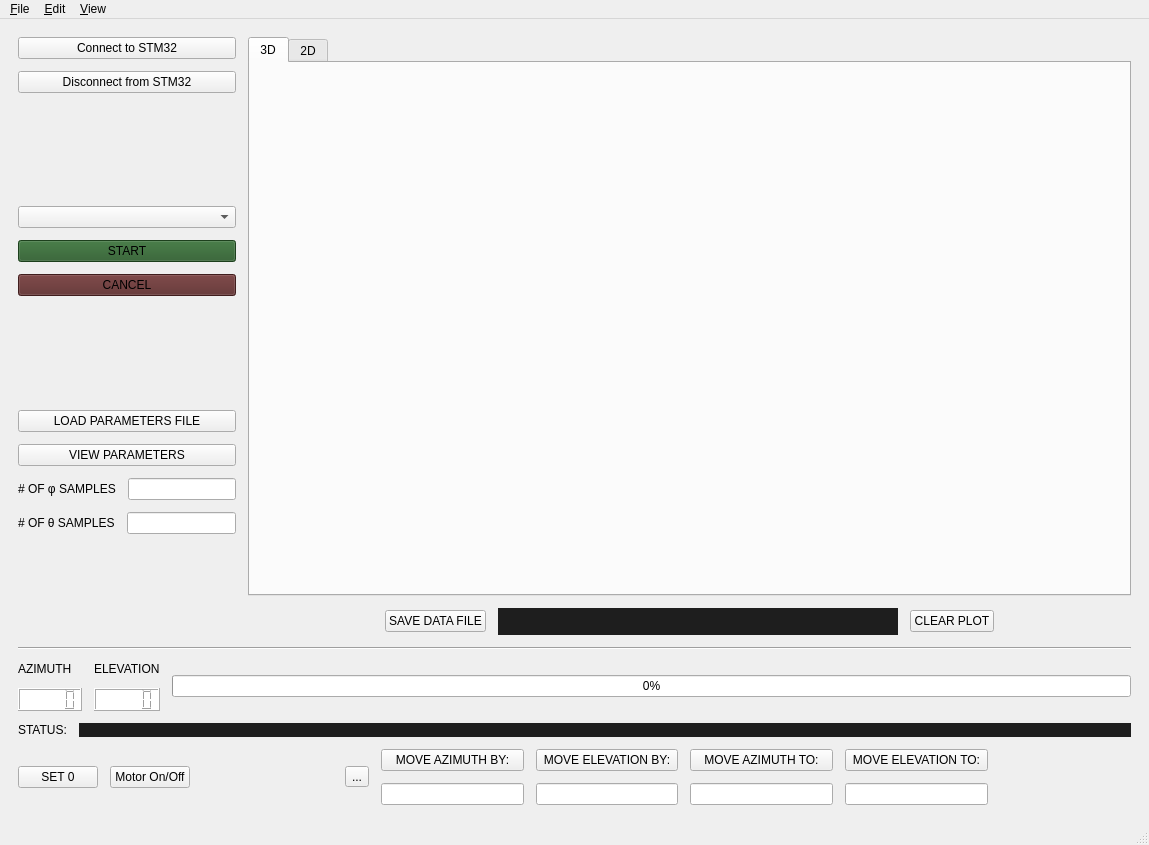
<?xml version="1.0" encoding="UTF-8"?>
<ui version="4.0">
 <class>MainWindow</class>
 <widget class="QMainWindow" name="MainWindow">
  <property name="geometry">
   <rect>
    <x>0</x>
    <y>0</y>
    <width>1149</width>
    <height>845</height>
   </rect>
  </property>
  <property name="windowTitle">
   <string>MainWindow</string>
  </property>
  <widget class="QWidget" name="centralwidget">
   <layout class="QGridLayout" name="gridLayout" columnstretch="0,3">
    <property name="leftMargin">
     <number>18</number>
    </property>
    <property name="topMargin">
     <number>18</number>
    </property>
    <property name="rightMargin">
     <number>18</number>
    </property>
    <property name="bottomMargin">
     <number>18</number>
    </property>
    <property name="spacing">
     <number>12</number>
    </property>
    <item row="1" column="0" colspan="2">
     <widget class="Line" name="line">
      <property name="orientation">
       <enum>Qt::Horizontal</enum>
      </property>
     </widget>
    </item>
    <item row="2" column="0" colspan="2">
     <layout class="QHBoxLayout" name="horizontalLayout_3">
      <item>
       <layout class="QVBoxLayout" name="verticalLayout_3">
        <item>
         <widget class="QLabel" name="azmuithLocationLabel">
          <property name="text">
           <string>AZIMUTH</string>
          </property>
         </widget>
        </item>
        <item>
         <widget class="QLCDNumber" name="azimuthLocation">
          <property name="autoFillBackground">
           <bool>false</bool>
          </property>
          <property name="styleSheet">
           <string notr="true">background-color: #fff;</string>
          </property>
         </widget>
        </item>
       </layout>
      </item>
      <item>
       <layout class="QVBoxLayout" name="verticalLayout_4">
        <item>
         <widget class="QLabel" name="elevationLocationLabel">
          <property name="text">
           <string>ELEVATION</string>
          </property>
         </widget>
        </item>
        <item>
         <widget class="QLCDNumber" name="elevationLocation">
          <property name="styleSheet">
           <string notr="true">background-color: #fff;</string>
          </property>
         </widget>
        </item>
       </layout>
      </item>
      <item>
       <widget class="QProgressBar" name="progress_bar">
        <property name="value">
         <number>0</number>
        </property>
       </widget>
      </item>
     </layout>
    </item>
    <item row="0" column="1">
     <layout class="QVBoxLayout" name="verticalLayout_2">
      <item>
       <widget class="QTabWidget" name="tabWidget">
        <property name="currentIndex">
         <number>0</number>
        </property>
        <widget class="QWidget" name="tab3d">
         <attribute name="title">
          <string>3D</string>
         </attribute>
         <layout class="QVBoxLayout" name="verticalLayout_10">
          <item>
           <widget class="MplWidget3d" name="plot_3d" native="true">
            <property name="sizePolicy">
             <sizepolicy hsizetype="Expanding" vsizetype="Expanding">
              <horstretch>0</horstretch>
              <verstretch>0</verstretch>
             </sizepolicy>
            </property>
            <property name="minimumSize">
             <size>
              <width>548</width>
              <height>400</height>
             </size>
            </property>
           </widget>
          </item>
         </layout>
        </widget>
        <widget class="QWidget" name="tab2d">
         <attribute name="title">
          <string>2D</string>
         </attribute>
         <layout class="QVBoxLayout" name="verticalLayout_11">
          <item>
           <widget class="MplWidget2d" name="plot_2d" native="true"/>
          </item>
         </layout>
        </widget>
       </widget>
      </item>
      <item>
       <layout class="QHBoxLayout" name="horizontalLayout_2">
        <item>
         <spacer name="horizontalSpacer_2">
          <property name="orientation">
           <enum>Qt::Horizontal</enum>
          </property>
          <property name="sizeHint" stdset="0">
           <size>
            <width>13</width>
            <height>27</height>
           </size>
          </property>
         </spacer>
        </item>
        <item>
         <widget class="QPushButton" name="saveFileButton">
          <property name="cursor">
           <cursorShape>PointingHandCursor</cursorShape>
          </property>
          <property name="text">
           <string>SAVE DATA FILE</string>
          </property>
         </widget>
        </item>
        <item>
         <layout class="QVBoxLayout" name="verticalLayout"/>
        </item>
        <item>
         <widget class="QLabel" name="filePathLabel">
          <property name="minimumSize">
           <size>
            <width>400</width>
            <height>0</height>
           </size>
          </property>
          <property name="styleSheet">
           <string notr="true">background-color: rgb(30, 30, 30);</string>
          </property>
          <property name="text">
           <string/>
          </property>
         </widget>
        </item>
        <item>
         <widget class="QPushButton" name="clear_plot_b">
          <property name="cursor">
           <cursorShape>PointingHandCursor</cursorShape>
          </property>
          <property name="text">
           <string>CLEAR PLOT</string>
          </property>
         </widget>
        </item>
        <item>
         <spacer name="horizontalSpacer_3">
          <property name="orientation">
           <enum>Qt::Horizontal</enum>
          </property>
          <property name="sizeHint" stdset="0">
           <size>
            <width>13</width>
            <height>27</height>
           </size>
          </property>
         </spacer>
        </item>
       </layout>
      </item>
     </layout>
    </item>
    <item row="4" column="0" colspan="2">
     <layout class="QHBoxLayout" name="horizontalLayout">
      <item>
       <widget class="QPushButton" name="calibrateButton">
        <property name="cursor">
         <cursorShape>PointingHandCursor</cursorShape>
        </property>
        <property name="text">
         <string>SET 0</string>
        </property>
        <property name="default">
         <bool>false</bool>
        </property>
       </widget>
      </item>
      <item>
       <widget class="QPushButton" name="lockUnlockButton">
        <property name="cursor">
         <cursorShape>PointingHandCursor</cursorShape>
        </property>
        <property name="text">
         <string>Motor On/Off</string>
        </property>
       </widget>
      </item>
      <item>
       <spacer name="horizontalSpacer">
        <property name="orientation">
         <enum>Qt::Horizontal</enum>
        </property>
        <property name="sizeHint" stdset="0">
         <size>
          <width>40</width>
          <height>20</height>
         </size>
        </property>
       </spacer>
      </item>
      <item>
       <widget class="QToolButton" name="move_with_arrows_button">
        <property name="toolTip">
         <string>&lt;html&gt;&lt;head/&gt;&lt;body&gt;&lt;p&gt;Use keys to move the motors&lt;/p&gt;&lt;/body&gt;&lt;/html&gt;</string>
        </property>
        <property name="text">
         <string>...</string>
        </property>
        <property name="icon">
         <iconset theme="input-keyboard">
          <normaloff>../../../../.designer/backup</normaloff>../../../../.designer/backup</iconset>
        </property>
        <property name="iconSize">
         <size>
          <width>32</width>
          <height>32</height>
         </size>
        </property>
       </widget>
      </item>
      <item>
       <layout class="QVBoxLayout" name="verticalLayout_6">
        <item>
         <widget class="QPushButton" name="moveAzimuthByButton">
          <property name="cursor">
           <cursorShape>PointingHandCursor</cursorShape>
          </property>
          <property name="text">
           <string>MOVE AZIMUTH BY:</string>
          </property>
         </widget>
        </item>
        <item>
         <widget class="QLineEdit" name="moveAzimuthByValue">
          <property name="text">
           <string/>
          </property>
         </widget>
        </item>
       </layout>
      </item>
      <item>
       <layout class="QVBoxLayout" name="verticalLayout_5">
        <item>
         <widget class="QPushButton" name="moveElevationByButton">
          <property name="cursor">
           <cursorShape>PointingHandCursor</cursorShape>
          </property>
          <property name="text">
           <string>MOVE ELEVATION BY:</string>
          </property>
         </widget>
        </item>
        <item>
         <widget class="QLineEdit" name="moveElevationByValue">
          <property name="text">
           <string/>
          </property>
         </widget>
        </item>
       </layout>
      </item>
      <item>
       <layout class="QVBoxLayout" name="verticalLayout_8">
        <item>
         <widget class="QPushButton" name="moveAzimuthToButton">
          <property name="cursor">
           <cursorShape>PointingHandCursor</cursorShape>
          </property>
          <property name="text">
           <string>MOVE AZIMUTH TO:</string>
          </property>
         </widget>
        </item>
        <item>
         <widget class="QLineEdit" name="moveAzimuthToValue">
          <property name="text">
           <string/>
          </property>
         </widget>
        </item>
       </layout>
      </item>
      <item>
       <layout class="QVBoxLayout" name="verticalLayout_7">
        <item>
         <widget class="QPushButton" name="moveElevationToButton">
          <property name="cursor">
           <cursorShape>PointingHandCursor</cursorShape>
          </property>
          <property name="text">
           <string>MOVE ELEVATION TO:</string>
          </property>
         </widget>
        </item>
        <item>
         <widget class="QLineEdit" name="moveElevationToValue">
          <property name="text">
           <string/>
          </property>
         </widget>
        </item>
       </layout>
      </item>
      <item>
       <spacer name="horizontalSpacer_4">
        <property name="orientation">
         <enum>Qt::Horizontal</enum>
        </property>
        <property name="sizeHint" stdset="0">
         <size>
          <width>40</width>
          <height>20</height>
         </size>
        </property>
       </spacer>
      </item>
     </layout>
    </item>
    <item row="0" column="0">
     <layout class="QVBoxLayout" name="verticalLayout_9">
      <item>
       <widget class="QPushButton" name="connect_to_stm32_button">
        <property name="text">
         <string>Connect to STM32</string>
        </property>
       </widget>
      </item>
      <item>
       <widget class="QPushButton" name="disconnect_from_stm32_button">
        <property name="text">
         <string>Disconnect from STM32</string>
        </property>
       </widget>
      </item>
      <item>
       <spacer name="verticalSpacer_2">
        <property name="orientation">
         <enum>Qt::Vertical</enum>
        </property>
        <property name="sizeHint" stdset="0">
         <size>
          <width>20</width>
          <height>40</height>
         </size>
        </property>
       </spacer>
      </item>
      <item>
       <widget class="QComboBox" name="select_scan">
        <property name="sizePolicy">
         <sizepolicy hsizetype="Preferred" vsizetype="Fixed">
          <horstretch>0</horstretch>
          <verstretch>0</verstretch>
         </sizepolicy>
        </property>
        <property name="cursor">
         <cursorShape>PointingHandCursor</cursorShape>
        </property>
       </widget>
      </item>
      <item>
       <widget class="QPushButton" name="start_button">
        <property name="cursor">
         <cursorShape>PointingHandCursor</cursorShape>
        </property>
        <property name="styleSheet">
         <string notr="true">background-color: rgb(40, 90, 40);</string>
        </property>
        <property name="text">
         <string>START</string>
        </property>
       </widget>
      </item>
      <item>
       <widget class="QPushButton" name="cancel_button">
        <property name="styleSheet">
         <string notr="true">background-color: rgb(90, 40, 40);</string>
        </property>
        <property name="text">
         <string>CANCEL</string>
        </property>
       </widget>
      </item>
      <item>
       <spacer name="verticalSpacer_3">
        <property name="orientation">
         <enum>Qt::Vertical</enum>
        </property>
        <property name="sizeHint" stdset="0">
         <size>
          <width>20</width>
          <height>40</height>
         </size>
        </property>
       </spacer>
      </item>
      <item>
       <widget class="QPushButton" name="load_params_b">
        <property name="cursor">
         <cursorShape>PointingHandCursor</cursorShape>
        </property>
        <property name="toolTip">
         <string>Coming Soon...</string>
        </property>
        <property name="text">
         <string>LOAD PARAMETERS FILE</string>
        </property>
       </widget>
      </item>
      <item>
       <widget class="QPushButton" name="view_params_b">
        <property name="text">
         <string>VIEW PARAMETERS</string>
        </property>
       </widget>
      </item>
      <item>
       <layout class="QHBoxLayout" name="horizontalLayout_4">
        <item>
         <widget class="QLabel" name="mastStepsLabel">
          <property name="sizePolicy">
           <sizepolicy hsizetype="Fixed" vsizetype="Fixed">
            <horstretch>0</horstretch>
            <verstretch>0</verstretch>
           </sizepolicy>
          </property>
          <property name="text">
           <string># OF φ SAMPLES</string>
          </property>
         </widget>
        </item>
        <item>
         <widget class="QLineEdit" name="mast_steps">
          <property name="text">
           <string/>
          </property>
         </widget>
        </item>
       </layout>
      </item>
      <item>
       <layout class="QHBoxLayout" name="horizontalLayout_5">
        <item>
         <widget class="QLabel" name="armStepsLabel">
          <property name="sizePolicy">
           <sizepolicy hsizetype="Fixed" vsizetype="Fixed">
            <horstretch>0</horstretch>
            <verstretch>0</verstretch>
           </sizepolicy>
          </property>
          <property name="text">
           <string># OF θ SAMPLES</string>
          </property>
         </widget>
        </item>
        <item>
         <widget class="QLineEdit" name="arm_steps">
          <property name="text">
           <string/>
          </property>
         </widget>
        </item>
       </layout>
      </item>
      <item>
       <spacer name="verticalSpacer">
        <property name="orientation">
         <enum>Qt::Vertical</enum>
        </property>
        <property name="sizeHint" stdset="0">
         <size>
          <width>20</width>
          <height>40</height>
         </size>
        </property>
       </spacer>
      </item>
     </layout>
    </item>
    <item row="3" column="0" colspan="2">
     <layout class="QHBoxLayout" name="horizontalLayout_6" stretch="0,0">
      <property name="topMargin">
       <number>0</number>
      </property>
      <item>
       <widget class="QLabel" name="STATUS">
        <property name="sizePolicy">
         <sizepolicy hsizetype="Fixed" vsizetype="Preferred">
          <horstretch>0</horstretch>
          <verstretch>0</verstretch>
         </sizepolicy>
        </property>
        <property name="text">
         <string>STATUS:</string>
        </property>
       </widget>
      </item>
      <item>
       <widget class="QLabel" name="status_label">
        <property name="sizePolicy">
         <sizepolicy hsizetype="Expanding" vsizetype="Preferred">
          <horstretch>0</horstretch>
          <verstretch>0</verstretch>
         </sizepolicy>
        </property>
        <property name="styleSheet">
         <string notr="true">background-color: rgb(30, 30, 30);</string>
        </property>
        <property name="text">
         <string/>
        </property>
       </widget>
      </item>
     </layout>
    </item>
   </layout>
  </widget>
  <widget class="QMenuBar" name="menubar">
   <property name="geometry">
    <rect>
     <x>0</x>
     <y>0</y>
     <width>1149</width>
     <height>23</height>
    </rect>
   </property>
   <widget class="QMenu" name="menu_File">
    <property name="title">
     <string>&amp;File</string>
    </property>
    <addaction name="actionOpen_scan"/>
    <addaction name="actionOpen_Log_File"/>
   </widget>
   <widget class="QMenu" name="menu_Edit">
    <property name="title">
     <string>&amp;Edit</string>
    </property>
    <widget class="QMenu" name="menuParameters">
     <property name="title">
      <string>Parameters</string>
     </property>
     <addaction name="actionEdit_Parameters"/>
     <addaction name="actionView_Parameters"/>
     <addaction name="actionLoad_Parameters"/>
    </widget>
    <addaction name="menuParameters"/>
   </widget>
   <widget class="QMenu" name="menu_View">
    <property name="title">
     <string>&amp;View</string>
    </property>
    <addaction name="actionMove_with_Arrow_Keys"/>
   </widget>
   <addaction name="menu_File"/>
   <addaction name="menu_Edit"/>
   <addaction name="menu_View"/>
  </widget>
  <widget class="QStatusBar" name="statusbar"/>
  <action name="actionOpen_scan">
   <property name="text">
    <string>View Scan</string>
   </property>
  </action>
  <action name="actionMove_with_Arrow_Keys">
   <property name="text">
    <string>Move AUT with Arrow Keys</string>
   </property>
  </action>
  <action name="actionEdit_Parameters">
   <property name="text">
    <string>Edit Parameters</string>
   </property>
  </action>
  <action name="actionView_Parameters">
   <property name="text">
    <string>View Parameters</string>
   </property>
  </action>
  <action name="actionLoad_Parameters">
   <property name="text">
    <string>Load Parameters</string>
   </property>
  </action>
  <action name="actionStart_Scan">
   <property name="text">
    <string>Start Scan</string>
   </property>
  </action>
  <action name="actionOpen_Log_File">
   <property name="text">
    <string>Open Log File</string>
   </property>
  </action>
 </widget>
 <customwidgets>
  <customwidget>
   <class>MplWidget3d</class>
   <extends>QWidget</extends>
   <header>mplwidget</header>
   <container>1</container>
  </customwidget>
  <customwidget>
   <class>MplWidget2d</class>
   <extends>QWidget</extends>
   <header>mplwidget</header>
   <container>1</container>
  </customwidget>
 </customwidgets>
 <resources/>
 <connections/>
</ui>
